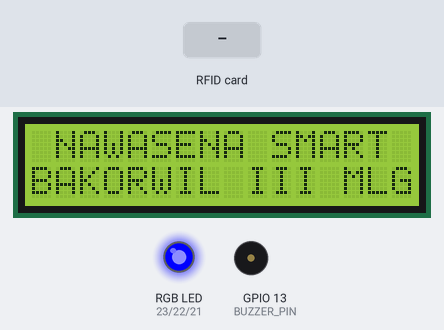
This sketch was run on a simulated ESP32. On the bench: 16×2 character LCD, an RGB LED mixed from three pins (HIGH = lit), buzzer (waves = sounding, pin HIGH). Inputs (shaded band) come from the test bench. WiFi joins after 1.5 s; servers stay silent unless stated; uploads are accepted with an empty reply; the audio player accepts every command and is not drawn; what the sketch prints to the serial monitor is not drawn.

Above: at 3.4 s.
3.5 s: RFID card 5E 7A 19 C4 held to the reader
At 3.82 s:
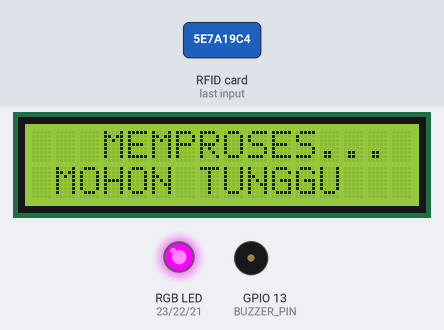
At 4.5 s:
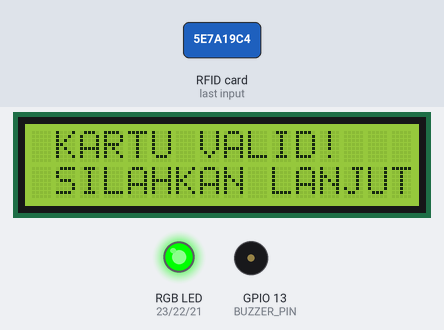
Timing chart, 0 to 8.0 s (numbered marks = the images above; inputs shaded):
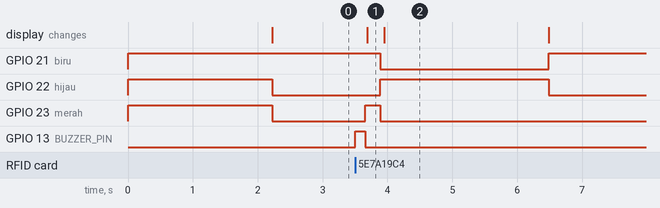

The sketch:

rfid_nawasena_http.ino
```cpp
/**
 * ============================================================================
 * NAWASENA SMART LIBRARY - ESP32 FIRMWARE (HTTP REST & CLOUD COMPATIBLE)
 * Bakorwil III Malang - Jawa Timur
 * ============================================================================
 * Hardware:
 * - ESP32 NodeMCU 38-Pin
 * - RFID Reader MFRC522 (SPI)
 * - DFPlayer Mini MP3 Player (UART2: TX=26, RX=25)
 * - LCD 16x2 I2C (SDA=32, SCL=33, Addr 0x27)
 * - Buzzer (GPIO 13)
 * - RGB LED (R=23, G=22, B=21)
 */

#include <SPI.h>
#include <MFRC522.h>
#include "DFRobotDFPlayerMini.h"
#include <WiFi.h>
#include <HTTPClient.h>
#include <ArduinoJson.h>
#include <Wire.h>
#include <LiquidCrystal_I2C.h>

/* ================= KONFIGURASI WIFI & CLOUD API ================= */
const char* ssid          = "WIFI_PERPUSTAKAAN";
const char* password      = "PASSWORD_WIFI";
const char* cloudApiUrl   = "https://pustaka-nawasena.vercel.app/api/iot/scan";

/* ================= PINOUT HARDWARE ================= */
#define SS_PIN 5
#define RST_PIN 4
#define BUZZER_PIN 13

const int merah = 23, hijau = 22, biru = 21;

MFRC522 rfid(SS_PIN, RST_PIN);
HardwareSerial mySerial(2);
DFRobotDFPlayerMini dfplayer;
LiquidCrystal_I2C lcd(0x27, 16, 2);

unsigned long lastScanTime = 0;
const unsigned long SCAN_DELAY = 3000;
String lastUID = "";

void setRGB(bool r, bool g, bool b) {
  digitalWrite(merah, r);
  digitalWrite(hijau, g);
  digitalWrite(biru, b);
}

void beep(int ms) {
  digitalWrite(BUZZER_PIN, HIGH);
  delay(ms);
  digitalWrite(BUZZER_PIN, LOW);
}

void playTrack(int track) {
  Serial.print("🔊 Audio Track: "); Serial.println(track);
  dfplayer.play(track);
}

void setup() {
  Serial.begin(115200);
  pinMode(merah, OUTPUT); pinMode(hijau, OUTPUT); pinMode(biru, OUTPUT);
  pinMode(BUZZER_PIN, OUTPUT);
  digitalWrite(BUZZER_PIN, LOW);

  setRGB(1, 1, 1); // Putih saat booting

  Wire.begin(32, 33);
  lcd.init(); lcd.backlight();
  lcd.setCursor(0, 0); lcd.print(" NAWASENA SMART ");
  lcd.setCursor(0, 1); lcd.print("    BOOTING...  ");

  mySerial.begin(9600, SERIAL_8N1, 25, 26);
  if (dfplayer.begin(mySerial)) {
    dfplayer.volume(30);
  }

  WiFi.begin(ssid, password);
  while (WiFi.status() != WL_CONNECTED) {
    delay(500);
    Serial.print(".");
  }
  Serial.println("\n✅ WiFi Terhubung!");

  SPI.begin(18, 15, 19, 5);
  rfid.PCD_Init();

  playTrack(1); // Suara Track 1: Selamat Datang
  lcd.clear();
  lcd.setCursor(0, 0); lcd.print(" NAWASENA SMART ");
  lcd.setCursor(0, 1); lcd.print("BAKORWIL III MLG");
  setRGB(0, 0, 1); // Biru (Standby)
}

void loop() {
  if (!rfid.PICC_IsNewCardPresent() || !rfid.PICC_ReadCardSerial()) {
    return;
  }

  String uid = "";
  for (byte i = 0; i < rfid.uid.size; i++) {
    uid += (rfid.uid.uidByte[i] < 0x10 ? "0" : "");
    uid += String(rfid.uid.uidByte[i], HEX);
  }
  uid.toUpperCase();

  if (uid == lastUID && (millis() - lastScanTime < SCAN_DELAY)) {
    rfid.PICC_HaltA();
    rfid.PCD_StopCrypto1();
    return;
  }

  lastUID = uid;
  lastScanTime = millis();

  Serial.println("🆔 Kartu Terdeteksi: " + uid);
  beep(150);
  setRGB(1, 0, 1); // Ungu (Memproses)

  lcd.clear();
  lcd.setCursor(0, 0); lcd.print("   MEMPROSES... ");
  lcd.setCursor(0, 1); lcd.print(" MOHON TUNGGU   ");

  // Kirim data ke Cloud Vercel via HTTP POST
  if (WiFi.status() == WL_CONNECTED) {
    HTTPClient http;
    http.begin(cloudApiUrl);
    http.addHeader("Content-Type", "application/json");

    String jsonPayload = "{\"type\":\"rfid\",\"payload\":\"" + uid + "\"}";
    int httpCode = http.POST(jsonPayload);

    if (httpCode == 200) {
      String response = http.getString();
      Serial.println("☁️ Response: " + response);

      setRGB(0, 1, 0); // Hijau (Sukses)
      lcd.clear();
      lcd.setCursor(0, 0); lcd.print(" KARTU VALID!   ");
      lcd.setCursor(0, 1); lcd.print(" SILAHKAN LANJUT");
      playTrack(4); // Audio: Kartu terverifikasi
      delay(2500);
    } else {
      setRGB(1, 0, 0); // Merah (Ditolak)
      lcd.clear();
      lcd.setCursor(0, 0); lcd.print(" TIDAK TERDAFTAR");
      lcd.setCursor(0, 1); lcd.print(" COBA LAGI...   ");
      playTrack(3); // Audio: Akses ditolak
      delay(2500);
    }
    http.end();
  }

  // Kembali ke Standby
  lcd.clear();
  lcd.setCursor(0, 0); lcd.print(" NAWASENA SMART ");
  lcd.setCursor(0, 1); lcd.print("BAKORWIL III MLG");
  setRGB(0, 0, 1); // Biru (Standby)

  rfid.PICC_HaltA();
  rfid.PCD_StopCrypto1();
}
```

Measured:
- after the input at 3.5 s, GPIO 21 (biru): HIGH → LOW after 0.39 s, → HIGH 2.6 s later; GPIO 22 (hijau): LOW → HIGH after 0.39 s, → LOW 2.6 s later; GPIO 23 (merah): LOW → HIGH after 0.16 s, → LOW 0.23 s later; GPIO 13 (BUZZER_PIN): LOW → HIGH at once, → LOW 0.15 s later; the display: changes after 0.19 s (image 1)
